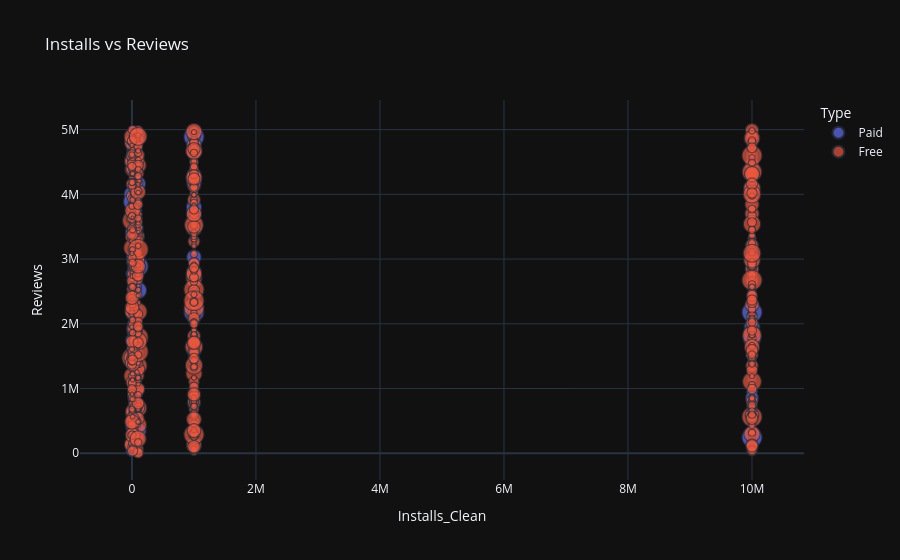

The notebook cell saved with this chart:
### Code cell
# --------- useful constants ---------

numeric_vis_cols = ["Rating", "Reviews", "Size_MB", "Price_$", "Installs_Clean"]


# --------- matplotlib: histograms ---------

print("\n> Histograms with matplotlib:")

plt.figure(figsize=(8, 5))
plt.hist(df["Rating"], bins=20, edgecolor="black")
plt.title("Distribution of Rating")
plt.xlabel("Rating")
plt.ylabel("Frequency")
plt.show()

plt.figure(figsize=(8, 5))
plt.hist(df["Size_MB"], bins=25, edgecolor="black")
plt.title("Distribution of Size_MB")
plt.xlabel("Size_MB")
plt.ylabel("Frequency")
plt.show()


# --------- seaborn: KDE plots ---------

print("\n> KDE plots with seaborn:")

plt.figure(figsize=(8, 5))
sns.kdeplot(df["Rating"], fill=True)
plt.title("KDE of Rating")
plt.xlabel("Rating")
plt.show()

plt.figure(figsize=(8, 5))
sns.kdeplot(df["Price_$"], fill=True)
plt.title("KDE of Price_$")
plt.xlabel("Price_$")
plt.show()


# --------- seaborn: scatter plot ---------

print("\n> Scatter plot with seaborn:")

plt.figure(figsize=(8, 5))
sns.scatterplot(data=df, x="Rating", y="Reviews", hue="Type")
plt.title("Rating vs Reviews")
plt.xlabel("Rating")
plt.ylabel("Reviews")
plt.show()


# --------- plotly: interactive scatter ---------

print("\n> Interactive scatter plot with plotly:")

fig = px.scatter(
    df_features,
    x="Installs_Clean",
    y="Reviews",
    color="Type",
    size="Size_MB",
    hover_data=["App", "Category", "Price_$", "Rating"],
    title="Installs vs Reviews"
)

fig.show()


# --------- seaborn: box plots ---------

print("\n> Box plots with seaborn:")

plt.figure(figsize=(8, 5))
sns.boxplot(x=df["Rating"])
plt.title("Box Plot of Rating")
plt.xlabel("Rating")
plt.show()

plt.figure(figsize=(8, 5))
sns.boxplot(x=df["Price_$"])
plt.title("Box Plot of Price_$")
plt.xlabel("Price_$")
plt.show()

plt.figure(figsize=(8, 5))
sns.boxplot(x=np.log1p(df["Reviews"]))
plt.title("Box Plot of log(Reviews + 1)")
plt.xlabel("log(Reviews + 1)")
plt.show()


# --------- seaborn: count plots ---------

print("\n> Count plots for categorical columns:")

plt.figure(figsize=(10, 6))
sns.countplot(data=df, y="Category", order=df["Category"].value_counts().index)
plt.title("Count of Apps by Category")
plt.xlabel("Count")
plt.ylabel("Category")
plt.show()

plt.figure(figsize=(8, 5))
sns.countplot(data=df, x="Type", order=df["Type"].value_counts().index)
plt.title("Count of Apps by Type")
plt.xlabel("Type")
plt.ylabel("Count")
plt.show()


# --------- seaborn: correlation heatmap ---------

print("\n> Correlation heatmap:")

corr_matrix = df_features[numeric_vis_cols].corr()

plt.figure(figsize=(8, 6))
sns.heatmap(corr_matrix, annot=True, cmap="coolwarm", fmt=".2f")
plt.title("Correlation Heatmap")
plt.show()

### Figure 1 — Plotly figure (JSON) as saved in the notebook; plotly's stock layout.template omitted (floating-point values rounded to 4 significant figures; data arrays with more than 128 entries replaced by an {"elided": "..."} marker saying what was removed)
{"data": [{"customdata": {"elided": "183x4 mixed values"}, "hovertemplate": "Type=Paid<br>Installs_Clean=%{x}<br>Reviews=%{y}<br>Size_MB=%{marker.size}<br>App=%{customdata[0]}<br>Category=%{customdata[1]}<br>Price_$=%{customdata[2]}<br>Rating=%{customdata[3]}<extra></extra>", "legendgroup": "Paid", "marker": {"color": "#636efa", "size": {"elided": "183 float values"}, "sizemode": "area", "sizeref": 0.875, "symbol": "circle"}, "mode": "markers", "name": "Paid", "showlegend": true, "x": {"elided": "183 int values"}, "xaxis": "x", "y": {"elided": "183 int values"}, "yaxis": "y", "type": "scattergl"}, {"customdata": {"elided": "1017x4 mixed values"}, "hovertemplate": "Type=Free<br>Installs_Clean=%{x}<br>Reviews=%{y}<br>Size_MB=%{marker.size}<br>App=%{customdata[0]}<br>Category=%{customdata[1]}<br>Price_$=%{customdata[2]}<br>Rating=%{customdata[3]}<extra></extra>", "legendgroup": "Free", "marker": {"color": "#EF553B", "size": {"elided": "1017 float values"}, "sizemode": "area", "sizeref": 0.875, "symbol": "circle"}, "mode": "markers", "name": "Free", "showlegend": true, "x": {"elided": "1017 int values"}, "xaxis": "x", "y": {"elided": "1017 int values"}, "yaxis": "y", "type": "scattergl"}], "layout": {"xaxis": {"anchor": "y", "domain": [0.0, 1.0], "title": {"text": "Installs_Clean"}}, "yaxis": {"anchor": "x", "domain": [0.0, 1.0], "title": {"text": "Reviews"}}, "legend": {"title": {"text": "Type"}, "tracegroupgap": 0, "itemsizing": "constant"}, "title": {"text": "Installs vs Reviews"}}}
